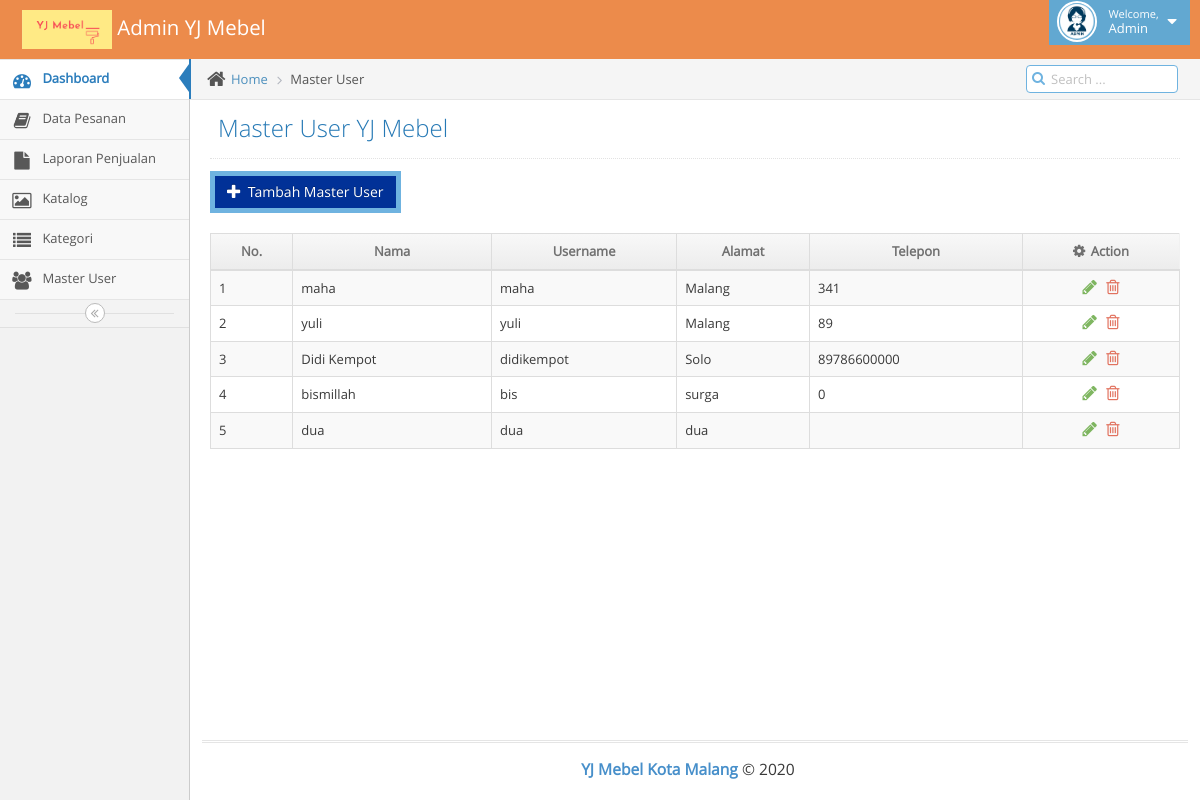
The app's page /h_admin/index.php?user with its own data.
### tables this page shows
CREATE TABLE `tb_customer` (
  `id_cust` int(11) NOT NULL,
  `username_cust` varchar(20) NOT NULL,
  `password_cust` varchar(50) NOT NULL,
  `nama` varchar(50) NOT NULL,
  `alamat` varchar(100) NOT NULL,
  `telepon` varchar(15) NOT NULL
);

### h_admin/user.php (the view, shortened to what this page needs)
<?php
include "../k.php";
		?>
			<div class="main-content">
				<div class="main-content-inner">
					<div class="breadcrumbs ace-save-state" id="breadcrumbs">
						<ul class="breadcrumb">
							<li>
								<i class="ace-icon fa fa-home home-icon"></i>
								<a href="#">Home</a>
							</li>
							<li class="active">Master User</li>
						</ul>
						<div class="nav-search" id="nav-search">
							<form class="form-search">
								<span class="input-icon">
									<input type="text" placeholder="Search ..." class="nav-search-input" id="nav-search-input" autocomplete="off" />
									<i class="ace-icon fa fa-search nav-search-icon"></i>
								</span>
							</form>
						</div>
					</div>
					<div class="page-content">
						<div class="page-header">
							<h1>
								Master User YJ Mebel
							</h1>
						</div>
						<div class="row">
							<div class="col-xs-12">
								<div class="row">
									<div class="col-xs-12">
									<a href="#modal-insert" role="button" class="btn btn-info" data-toggle="modal">
										<i class="ace-icon fa fa-plus align-middle bigger-120"></i>
										Tambah Master User
									</a>
									<br><br>
									</div>
								</div>
								<div class="row">
									<div class="col-xs-12">
										<div style="overflow: auto;">
											<table id="dynamic-table" class="table table-striped table-bordered table-hover">
												<thead>
													<tr>
														<th style="text-align: center;">No.</th>
														<th style="text-align: center;">Nama</th>
														<th style="text-align: center;">Username</th>
														<th style="text-align: center;">Alamat</th>
														<th style="text-align: center;">Telepon</th>
														<th style="text-align: center;"><i class="ace-icon fa fa-gear bigger-110 hidden-480"></i> Action</th>
													</tr>
												</thead>
												<tbody>
													<?php
													$querym = "SELECT * FROM tb_customer";
													$sqlm = mysqli_query($connect, $querym);
													$no = 1;
													while ($datam = mysqli_fetch_array($sqlm)) { ?>
														<tr>
															<td>
																<?php echo $no++; ?>
															</td>
															<td><?php echo $datam['nama']; ?></td>
															<td><?php echo $datam['username_cust']; ?></td>
															<td><?php echo $datam['alamat']; ?></td>
															<td><?php echo $datam['telepon']; ?></td>
															<td style="text-align: center;">
																<div class="hidden-sm hidden-xs action-buttons">
																	<a href="#modal-edit<?php echo $datam['id_cust']; ?>" role="button" class="green" data-toggle="modal">
																		<i class="ace-icon fa fa-pencil bigger-130"></i>
																	</a>
																	<a class="red" href="#modal-delete<?php echo $datam['id_cust']; ?>" role="button" data-toggle="modal">
																		<i class="ace-icon fa fa-trash-o bigger-130"></i>
																	</a>
																</div>
															</td>
														</tr>
													<?php }
													?>
												</tbody>
											</table>
										</div>
									</div>
								</div>
							</div>
						</div>
					</div>
				</div>
			</div>
	</body>
</html>

### records on screen
tb_customer: nama "maha", username_cust "maha", alamat "Malang", telepon "341"
tb_customer: nama "yuli", username_cust "yuli", alamat "Malang", telepon "89"
tb_customer: nama "Didi Kempot", username_cust "didikempot", alamat "Solo", telepon "89786600000"
tb_customer: nama "bismillah", username_cust "bis", alamat "surga", telepon "0"
tb_customer: nama "dua", username_cust "dua", alamat "dua"
